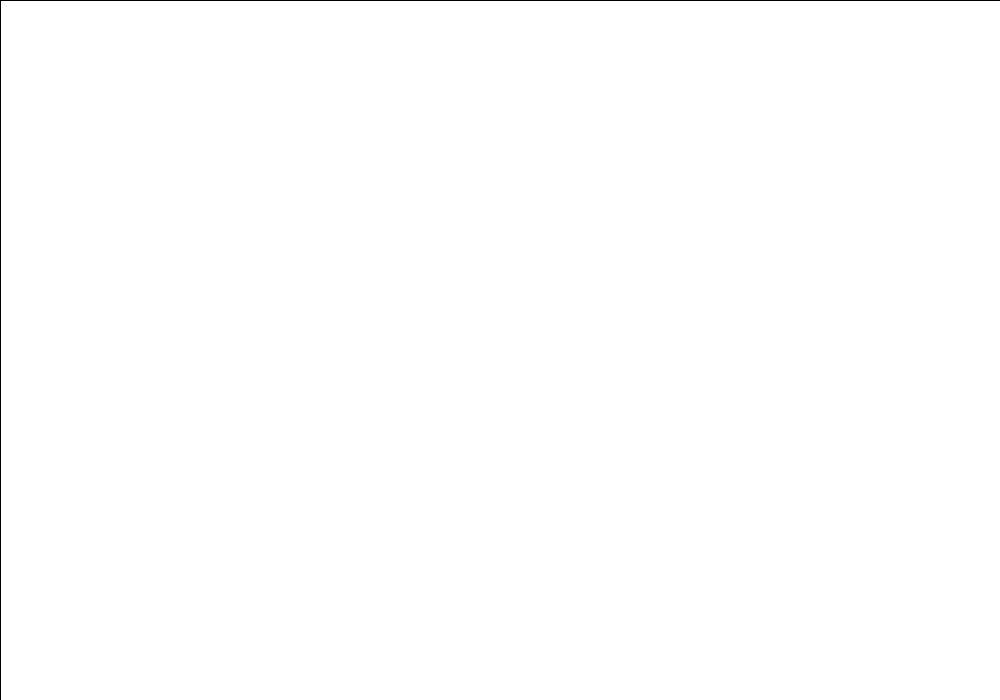
Frame 1 (no input)
Frame 60 (the mouse pressed at the canvas centre just before this capture): identical to frame 1, image omitted
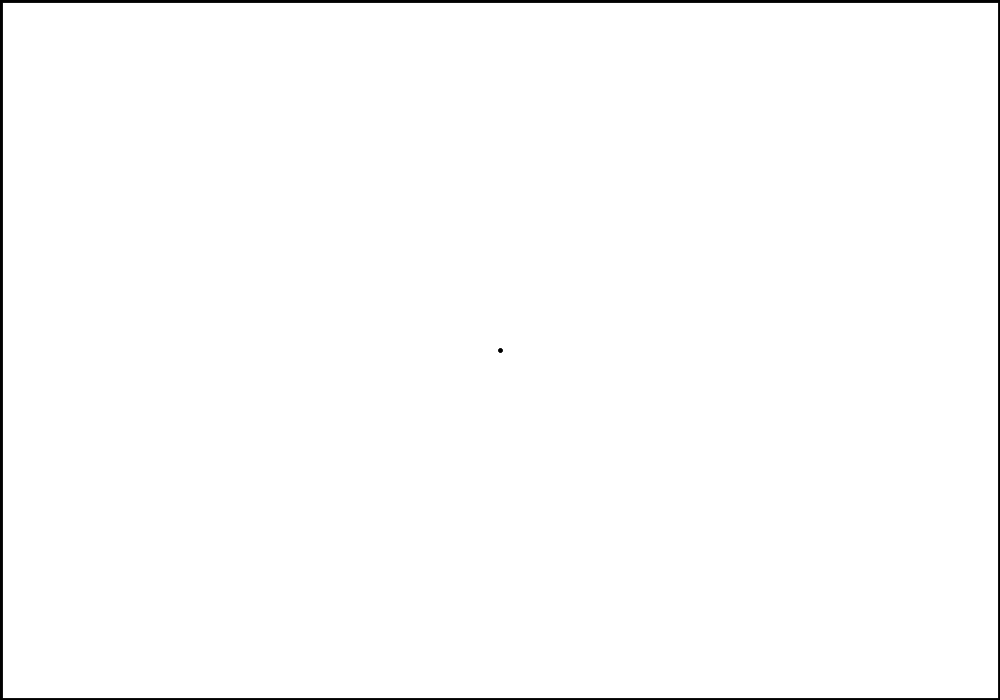
Frame 120 (the mouse held since frame 60 and released just before this capture)

The Processing sketch that drew these frames (run headless with seeded random() and noise(); from frame 60 on, the mouse is pressed at the canvas centre):

// Processing sketch: Shooter
// ── Shooter.pde
Bow bow;

void setup() {
  size(1000,700);
  surface.setResizable(true);
  background(255);
  
  bow = new Bow();
}

void draw() {
  fill(255,20);
  rect(0,0,width,height);
  
  if (bow.show)
    bow.display();
  
  for (Arrow a: bow.arrows) {
    a.display();
  }
  
  for (int i = 0; i < bow.arrows.size(); i++) {
    if (bow.arrows.get(i).count > 50) {
      bow.bursts.add(new Burst(bow.arrows.get(i).pos.x,bow.arrows.get(i).pos.y));
      bow.arrows.remove(bow.arrows.get(i));
    }
  }
  
  for (int i = 0; i < bow.bursts.size(); i++) {
    bow.bursts.get(i).display();
    if (bow.bursts.get(i).count > 100) {
      bow.bursts.remove(bow.bursts.get(i));
    }
  }
}

void mousePressed() {
  bow.show = true;
  bow.pos.set(mouseX,mouseY);
}

void mouseReleased() {
  bow.show = false;
  bow.shoot();
}

// ── Arrow.pde
class Arrow {
  PVector pos;
  PVector vel;
  PVector gravity;
  Bow parent;
  
  int count;
  
  Arrow(float x, float y, Bow parent) {
    this.parent = parent;
    pos = new PVector(x,y);
    vel = parent.bow.copy().sub(parent.pos).limit(10);
    gravity = new PVector(0,0.1);
    count = 0;
  }
  
  void display() {
    stroke(0);
    
    vel.add(gravity);
    pos.add(vel);
    
    PVector tail = PVector.sub(pos,vel.copy().setMag(50));
    line(pos.x,pos.y,tail.x,tail.y);
    
    count++;
  }
}

// ── Bow.pde
class Bow {
  PVector pos;
  boolean show;
  PVector bow;
  ArrayList<Arrow> arrows;
  ArrayList<Burst> bursts;
  
  Bow() {
    pos = new PVector(0,0);
    bow = new PVector(0,0);
    
    arrows = new ArrayList<>();
    bursts = new ArrayList<>();
    
    show = false;
  }
  
  void display() {
    stroke(0);
    strokeWeight(4);
    
    bow = PVector.sub(pos,new PVector(mouseX,mouseY)).limit(50).add(pos);
    line(pos.x,pos.y,bow.x,bow.y);
  }
  
  void shoot() {
    arrows.add(new Arrow(pos.x,pos.y,this));
  }
}

// ── Burst.pde
class Burst {
  PVector pos;
  float lifetime;
  Particle[] particles;
  int count;
  
  Burst(float x, float y) {
    pos = new PVector(x,y);
    
    particles = new Particle[(int)random(10,21)];
    for (int i = 0; i < particles.length; i++) {
      particles[i] = new Particle(pos.x,pos.y,this);
    }
    
    count = 0;
  }
  
  void display() {
    count++;
    for (Particle p: particles)
      p.display();
  }
}

// ── Particle.pde
class Particle {
  PVector pos;
  PVector vel;
  PVector gravity;
  color col;
  Burst parent;
  
  Particle(float x, float y, Burst parent) {
    pos = new PVector(x,y);
    vel = PVector.random2D().setMag(random(5,10));
    gravity = new PVector(0,0.1);
    col = color(random(255),random(255),random(255));
    this.parent = parent;
  }
  
  void display() {
    fill(col);
    if (parent.count > 50)
      fill(col,100-parent.count);
    noStroke();
    ellipse(pos.x,pos.y,5,5);
    vel.add(gravity);
    vel.mult(0.95);
    pos.add(vel);
  }
}
